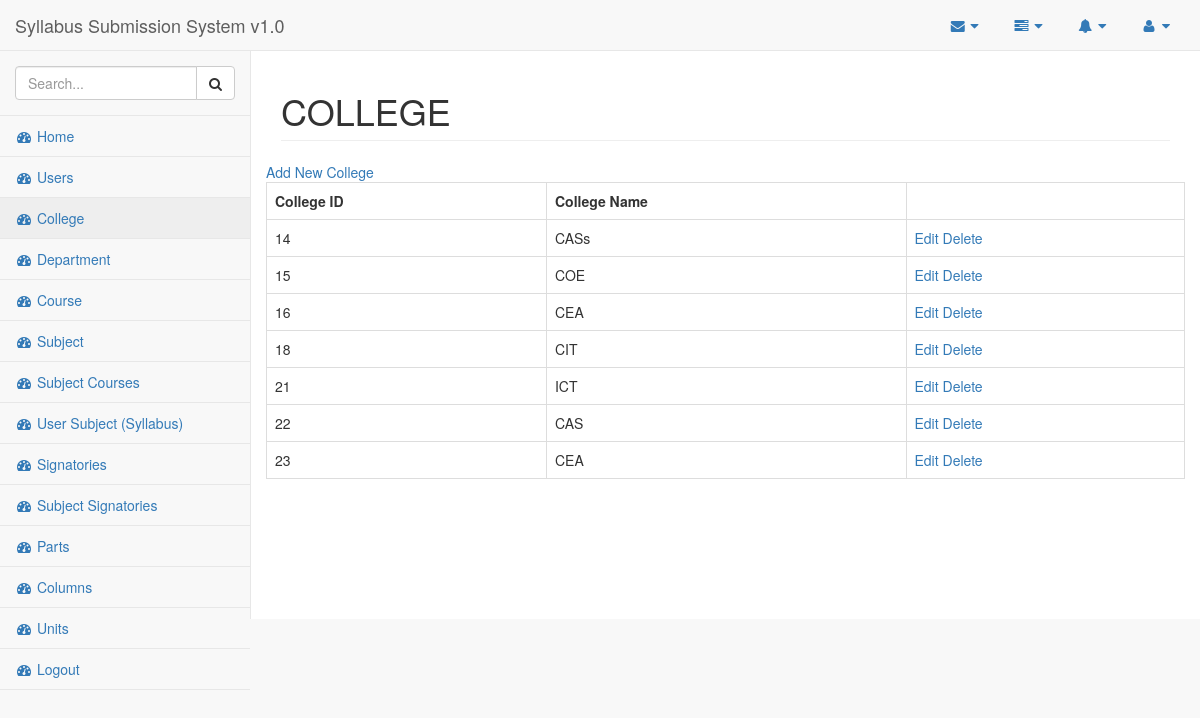
The page /?page=college (signed in) on the database its author committed.
### tables this page shows
CREATE TABLE `college` (
  `college_id` bigint(20) NOT NULL,
  `college_name` varchar(50) NOT NULL
);

### pages/college.php (the view, shortened to what this page needs)
<?php
$colleges = $DB->query( "SELECT * FROM college" );
?>
<link><a href="<?php echo SITE_URL ?>/?page=add-new-college">Add New College </a></button>
<table class="table table-bordered">
<tr>
<th>College ID</th>
<th>College Name</th>
<th></th>
</tr>
<?php if( $colleges->num_rows ) { ?>
<?php while( $college = $colleges->fetch_object() ) { ?>
<tr>
<td><?php echo $college->college_id ?></td>
<td><?php echo $college->college_name ?></td>
<td>
	<a href="<?php echo SITE_URL ?>/?page=edit_college&college_id=<?php echo $college->college_id; ?>">Edit</a>
	<a href="<?php echo SITE_URL ?>/?action=delete_college&college_id=<?php echo $college->college_id ?>" onclick="return confirm('Are you sure you want to delete this Colllege?');">Delete</a>
</td>
</tr>
<?php } ?>
<?php } else { ?>
<tr>
<td colspan="4">No current record.</td>
</tr>
<?php } ?>
</table>

### rows shown on the page
college: college_id "14", college_name "CASs"
college: college_id "15", college_name "COE"
college: college_id "16", college_name "CEA"
college: college_id "18", college_name "CIT"
college: college_id "21", college_name "ICT"
college: college_id "22", college_name "CAS"
college: college_id "23", college_name "CEA"
